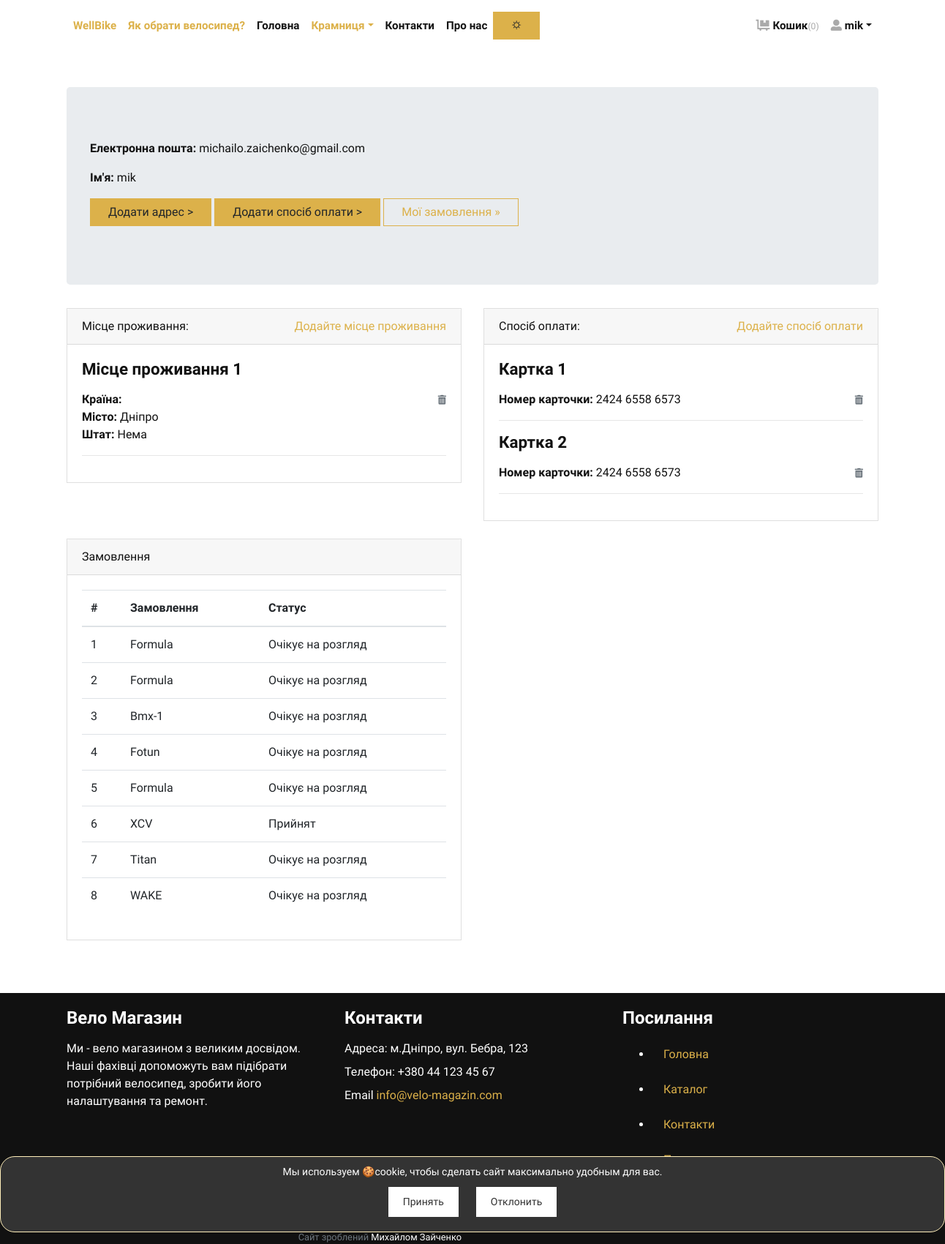
Before: /accounts/profile/ (signed in) with the older database file.
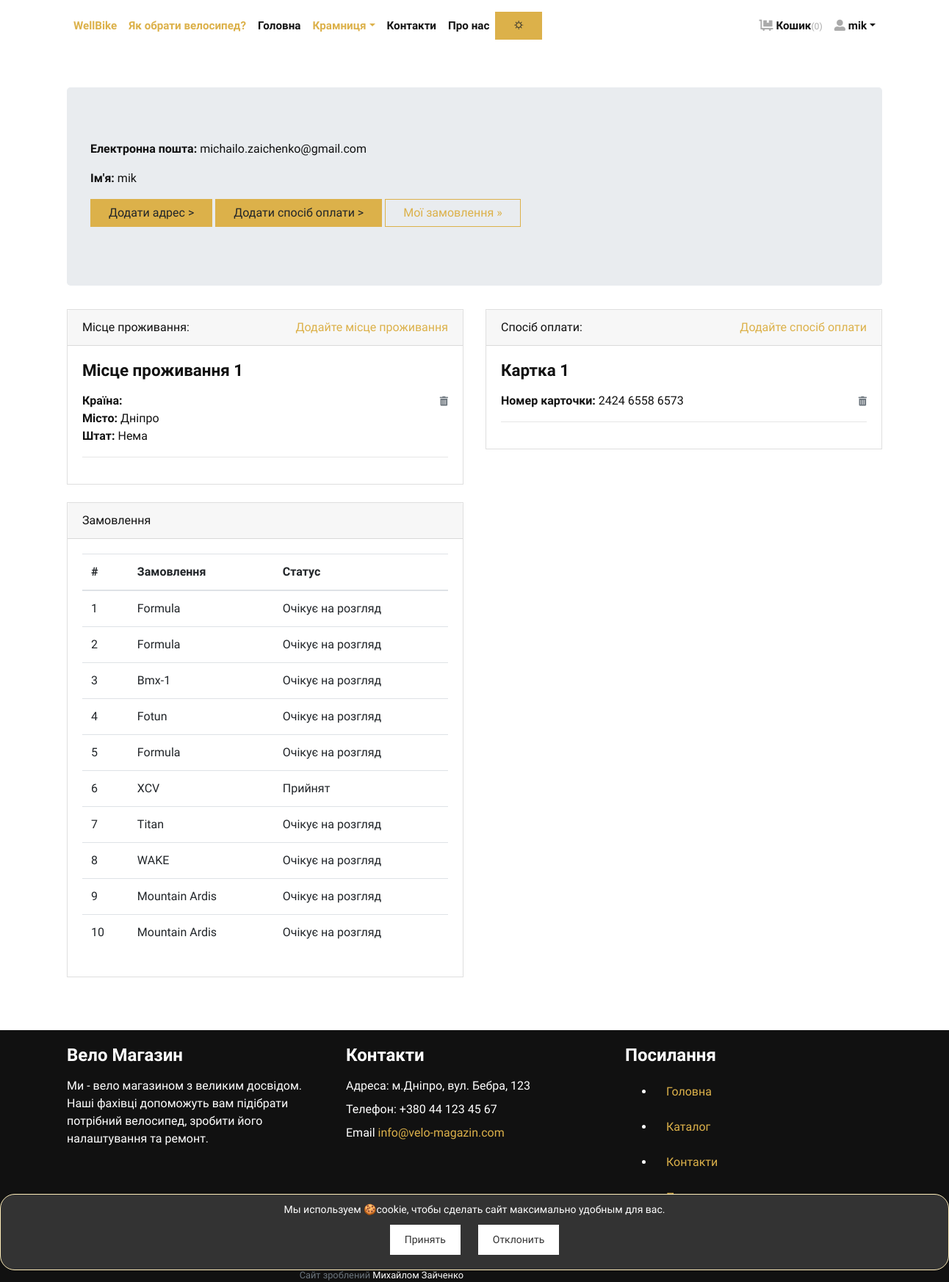
After: the same page with the newer database file.
### store/models.py (models this page shows, shortened)
class Address(models.Model):
    user = models.ForeignKey(User, verbose_name="User", on_delete=models.CASCADE)
    locality = models.CharField(max_length=150, verbose_name="Nearest Location")
    city = models.CharField(max_length=150, verbose_name="City")
    state = models.CharField(max_length=150, verbose_name="State")

class PayingWay(models.Model):
    user = models.ForeignKey(User, verbose_name="User", on_delete=models.CASCADE)
    card_number = models.CharField(max_length=20, verbose_name='card_number')
    CVV = models.CharField(max_length=3,  verbose_name='CVV')

class Order(models.Model):
    user = models.ForeignKey(User, verbose_name="User", on_delete=models.CASCADE)
    address = models.ForeignKey(Address, verbose_name="Shipping Address", on_delete=models.CASCADE)
    paying_way = models.ForeignKey(PayingWay, verbose_name="Paying Way", on_delete=models.CASCADE, blank=True,
                                   null=True)
    product = models.ForeignKey(Product, verbose_name="Product", on_delete=models.CASCADE)
    quantity = models.PositiveIntegerField(verbose_name="Quantity")
    ordered_date = models.DateTimeField(auto_now_add=True, verbose_name="Ordered Date")
    status = models.CharField(
        choices=STATUS_CHOICES,
        max_length=50,
        default="Очікує на розгляд"
        )

class Product(models.Model):
    title = models.CharField(max_length=150, verbose_name="Product Title")
    slug = models.SlugField(max_length=160, verbose_name="Product Slug")
    sku = models.CharField(max_length=255, unique=True, verbose_name="Unique Product ID (SKU)")
    short_description = models.TextField(verbose_name="Short Description")
    detail_description = models.TextField(blank=True, null=True, verbose_name="Detail Description")
    product_image = models.ImageField(upload_to='product', blank=True, null=True, verbose_name="Product Image")
    price = models.DecimalField(max_digits=8, decimal_places=2)
    category = models.ForeignKey(Category, verbose_name="Product Categoy", on_delete=models.CASCADE)
    is_active = models.BooleanField(verbose_name="Is Active?")
    is_featured = models.BooleanField(verbose_name="Is Featured?")
    created_at = models.DateTimeField(auto_now_add=True, verbose_name="Created Date")
    updated_at = models.DateTimeField(auto_now=True, verbose_name="Updated Date")
    class Meta:
        verbose_name_plural = 'Products'
        ordering = ('-created_at', )

### store/views.py (the view)
# urls.py: path('accounts/profile/', views.profile, name="profile"),
@login_required
def profile(request):
    addresses = Address.objects.filter(user=request.user)
    paying_ways = PayingWay.objects.filter(user=request.user)
    orders = Order.objects.filter(user=request.user)
    your_account = request.user
    return render(request, 'account/profile.html', {'addresses':addresses, 'orders':orders, 'your_account':
        your_account,'paying_ways':paying_ways})

### store/context_preprocessors.py (called while the page is built)
def store_menu(request):
    categories = Category.objects.filter(is_active=True)
    context = {
        'categories_menu': categories,
    }
    return context

def cart_menu(request):
    if request.user.is_authenticated:
        cart_items= Cart.objects.filter(user=request.user)
        context = {
            'cart_items': cart_items,
        }
    else:
        context = {}
    return context

### templates/account/profile.html (shortened to what the changed rows need)
{% extends 'base.html' %}
{% load static %}
{% block content %}
    <div class="container py-5">
        <div class="row">
            <div class="col-lg-6">
                <div class="card mb-4" id="headings">
                    <div class="card-body">
                        {% if addresses %}
                            {% for address in addresses %}
                                <h4 class="mb-3">Місце проживання {{ forloop.counter }}</h4>
                                <span class="float-right"><a href="{% url 'store:remove-address' address.id %}"><i
                                        class="fas fa-trash-alt small text-muted"></i></a></span>
                                <p>
                                    <strong>Країна: </strong>{{ address.country }} <br>
                                    <strong>Місто: </strong>{{ address.city }} <br>
                                    <strong>Штат: </strong>{{ address.state }} <br>
                                </p>
                                <hr>
                            {% endfor %}
                        {% else %}
                            <div class="text-danger">
                                Місце проживання не додано(
                            </div>
                        {% endif %}
                    </div>
                </div>
            </div>
            <div class="col-lg-6">
                <div class="card mb-4" id="headings">
                    <div class="card-body">
                        {% if paying_ways %}
                            {% for paying_way in paying_ways %}
                                <h4 class="mb-3">Картка {{ forloop.counter }}</h4>
                                <span class="float-right"><a href="{% url 'store:remove-payingway' paying_way.id %}"><i
                                        class="fas fa-trash-alt small text-muted"></i></a></span>
                                <p>
                                    <strong>Номер карточки: </strong>{{ paying_way.card_number }} <br>
                                </p>
                                <hr>
                            {% endfor %}
                        {% else %}
                            <div class="text-danger">
                                Cпосіб оплати не додано(
                            </div>
                        {% endif %}
                    </div>
                </div>
            </div>
            <div class="col-lg-6">
                <div class="card mb-4" id="tables">
                    <div class="card-body">
                        <table class="table table-hover">
                            <thead>
                            <tr>
                                <th>#</th>
                                <th>Замовлення</th>
                                <th>Статус</th>
                            </tr>
                            </thead>
                            <tbody>
                            {% if orders %}
                                {% for order in orders %}
                                    <tr>
                                        <td>{{ forloop.counter }}</td>
                                        <td>{{ order.product.title }}</td>
                                        <td>
                                            {{ order.status }}
                                        </td>
                                    </tr>
                                {% endfor %}
                            {% else %}
                                <tr>
                                    <td class="text-danger" colspan="3">Ви ще нічого не замовляли.</td>
                                </tr>
                            {% endif %}
                            </tbody>
                        </table>
                    </div>
                </div>
            </div>
        </div>
    </div>
{% endblock content %}

Changed rows visible on the page:
removed PayingWay: card_number "2424 6558 6573"
added Order: product "Mountain Ardis", status "Очікує на розгляд"
added Order: product "Mountain Ardis", status "Очікує на розгляд"
